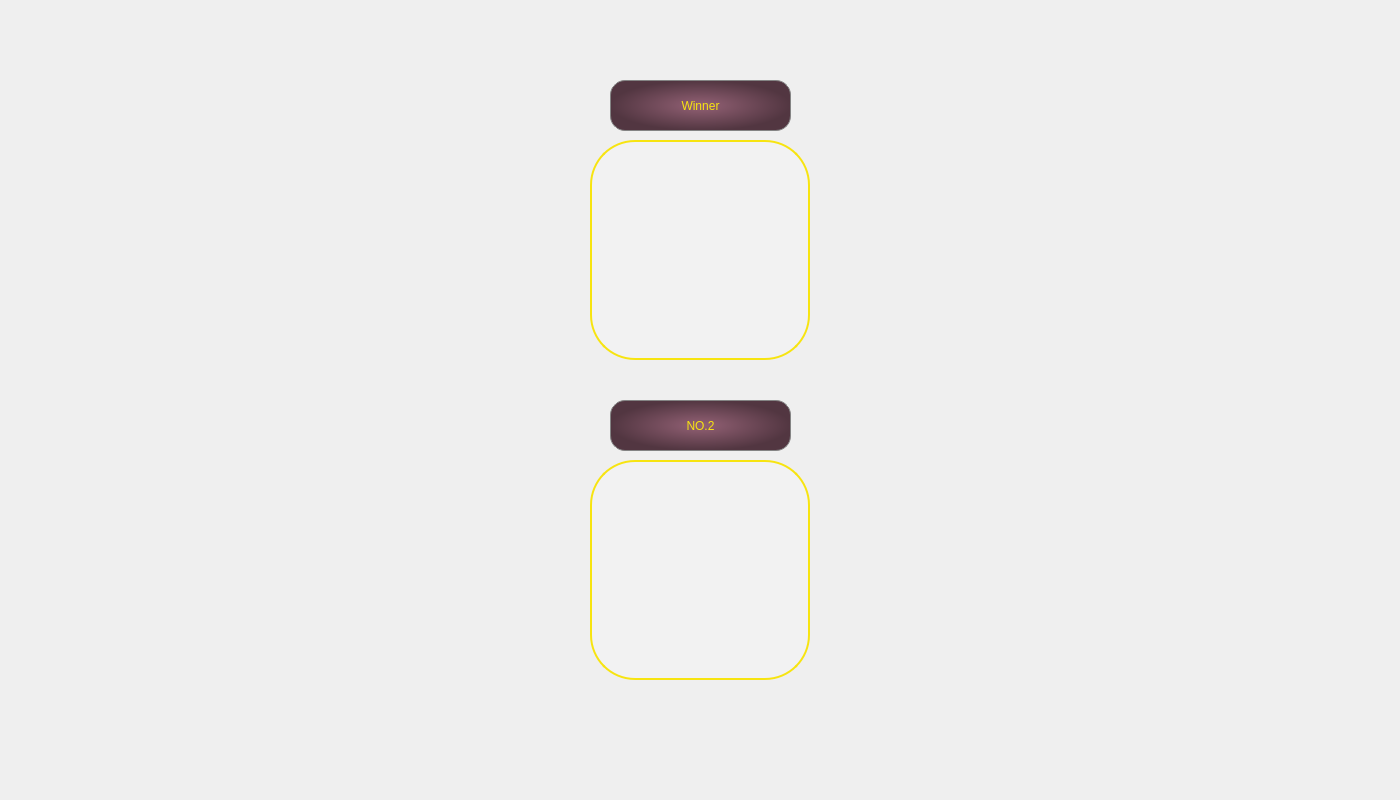
<?xml version="1.0" encoding="UTF-8"?>
<ui version="4.0">
 <class>END1</class>
 <widget class="QWidget" name="END1">
  <property name="geometry">
   <rect>
    <x>0</x>
    <y>0</y>
    <width>1400</width>
    <height>800</height>
   </rect>
  </property>
  <property name="sizePolicy">
   <sizepolicy hsizetype="Preferred" vsizetype="Preferred">
    <horstretch>0</horstretch>
    <verstretch>0</verstretch>
   </sizepolicy>
  </property>
  <property name="minimumSize">
   <size>
    <width>1400</width>
    <height>800</height>
   </size>
  </property>
  <property name="maximumSize">
   <size>
    <width>1400</width>
    <height>800</height>
   </size>
  </property>
  <property name="windowTitle">
   <string>Winning</string>
  </property>
  <property name="styleSheet">
   <string notr="true">#END1{
border-image: url(:/images/rule_background.png);
}</string>
  </property>
  <widget class="QLabel" name="no1">
   <property name="geometry">
    <rect>
     <x>590</x>
     <y>140</y>
     <width>220</width>
     <height>220</height>
    </rect>
   </property>
   <property name="styleSheet">
    <string notr="true">background-color: rgba(255, 255, 254, 50);
border:2px solid rgb(247, 228, 16);
border-radius:45px;</string>
   </property>
   <property name="text">
    <string/>
   </property>
  </widget>
  <widget class="QLabel" name="label_1">
   <property name="geometry">
    <rect>
     <x>610</x>
     <y>80</y>
     <width>181</width>
     <height>51</height>
    </rect>
   </property>
   <property name="styleSheet">
    <string notr="true">background-color:qradialgradient(spread:pad, cx:0.5, cy:0.5, radius:0.5, fx:0.5, fy:0.5, stop:0 rgba(147, 97, 117, 255), stop:1 rgba(82, 54, 65, 255));
border-radius:15px;
border:1px solid rgb(132, 132, 132);
font:75 italic 18pt &quot;Bodoni MT&quot; ;
color:rgb(247, 228, 16);</string>
   </property>
   <property name="text">
    <string>Winner</string>
   </property>
   <property name="alignment">
    <set>Qt::AlignCenter</set>
   </property>
  </widget>
  <widget class="QLabel" name="no2">
   <property name="geometry">
    <rect>
     <x>590</x>
     <y>460</y>
     <width>220</width>
     <height>220</height>
    </rect>
   </property>
   <property name="styleSheet">
    <string notr="true">background-color: rgba(255, 255, 254, 50);
border:2px solid rgb(247, 228, 16);
border-radius:45px;</string>
   </property>
   <property name="text">
    <string/>
   </property>
  </widget>
  <widget class="QLabel" name="label_2">
   <property name="geometry">
    <rect>
     <x>610</x>
     <y>400</y>
     <width>181</width>
     <height>51</height>
    </rect>
   </property>
   <property name="styleSheet">
    <string notr="true">background-color:qradialgradient(spread:pad, cx:0.5, cy:0.5, radius:0.5, fx:0.5, fy:0.5, stop:0 rgba(147, 97, 117, 255), stop:1 rgba(82, 54, 65, 255));
border-radius:15px;
border:1px solid rgb(132, 132, 132);
font:75 italic 18pt &quot;Bodoni MT&quot; ;
color:rgb(247, 228, 16);</string>
   </property>
   <property name="text">
    <string>NO.2</string>
   </property>
   <property name="alignment">
    <set>Qt::AlignCenter</set>
   </property>
  </widget>
  <widget class="QLabel" name="label">
   <property name="geometry">
    <rect>
     <x>0</x>
     <y>0</y>
     <width>1400</width>
     <height>800</height>
    </rect>
   </property>
   <property name="styleSheet">
    <string notr="true">border-image: url(:/images/rule_background.png);</string>
   </property>
   <property name="text">
    <string/>
   </property>
  </widget>
  <zorder>label</zorder>
  <zorder>label_1</zorder>
  <zorder>label_2</zorder>
  <zorder>no1</zorder>
  <zorder>no2</zorder>
 </widget>
 <resources/>
 <connections/>
</ui>
